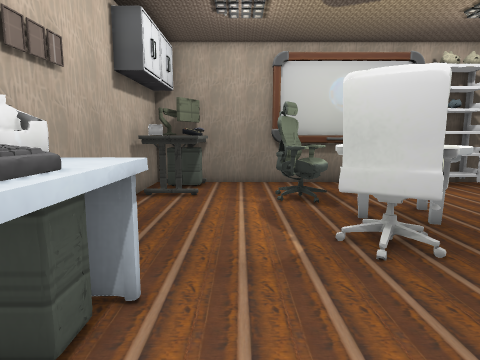
[1] (above)

16 first-person views from a walk through a 3-D level made in the Godot game engine. The camera is 1.3 m above the floor, tilts 8° down and sees 75° across. The floor is counted in squares, 0.5 m on a side. Each view is taken from the middle of a square. On the plan, view 1 faces up. The plan holds only what a view shows up to about 20 squares ahead; the rest is blank. Some surface patterns are stand-ins.

[2]
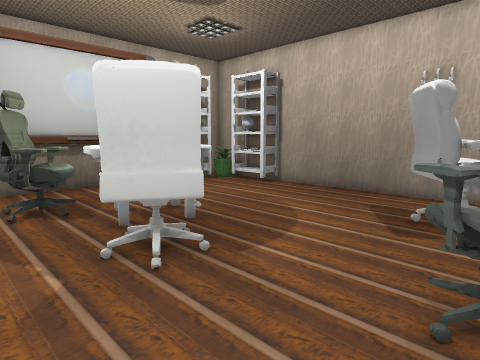

[3]
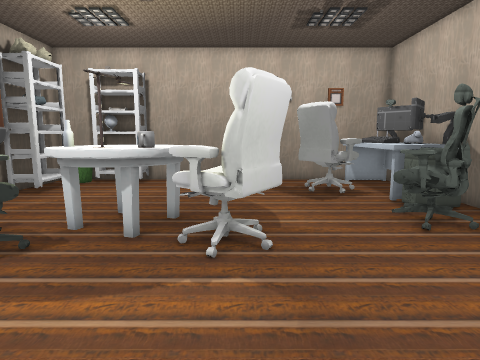

[4]
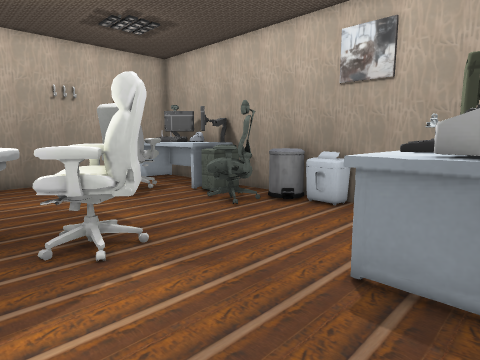

[5]
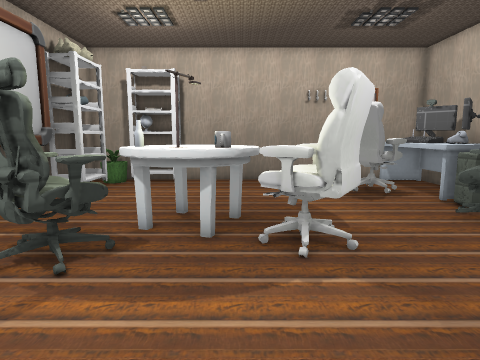

[6]
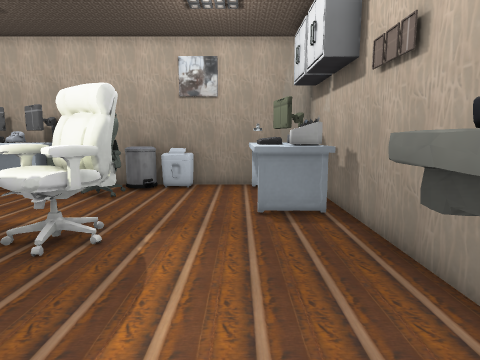

[7]
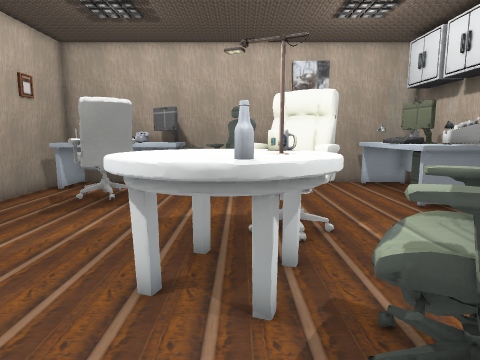

[8]
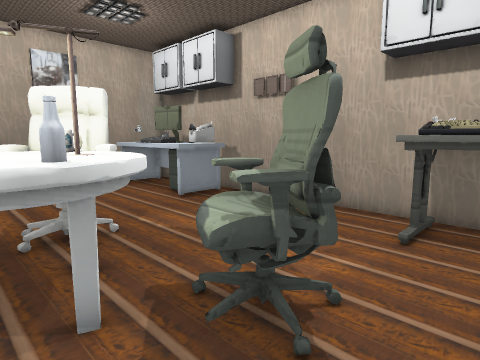

[9]
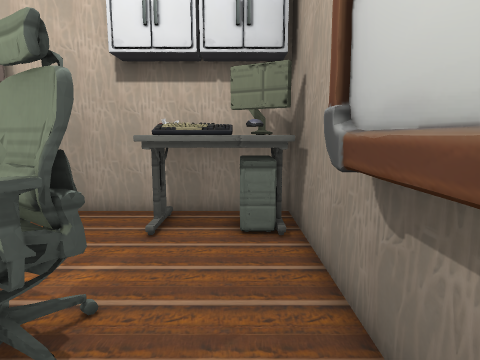

[10]
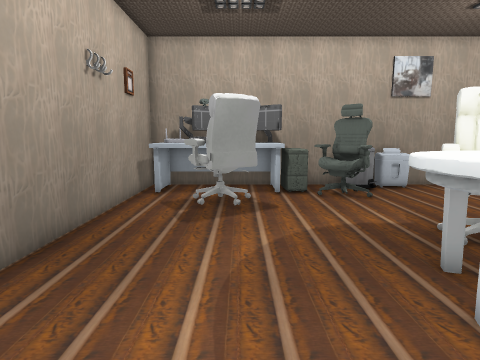

[11]
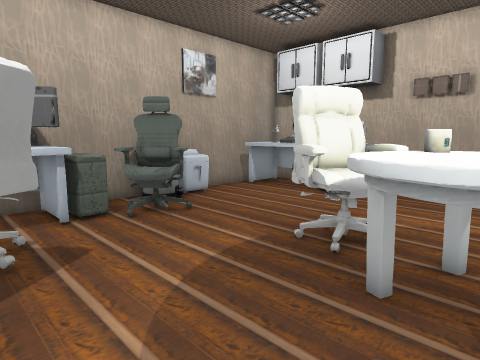

[12]
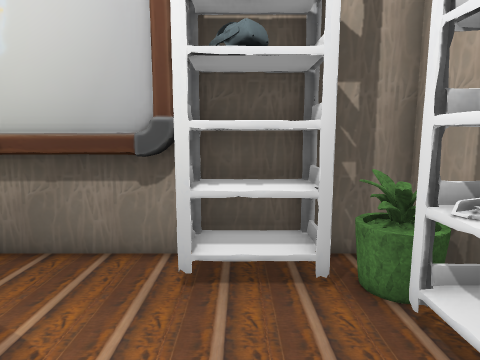

[13]
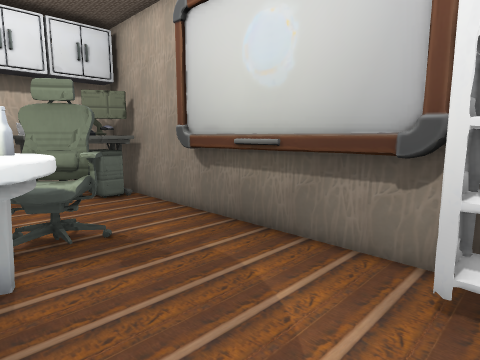

[14]
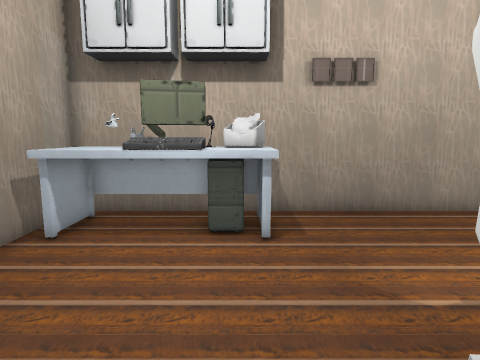

[15]
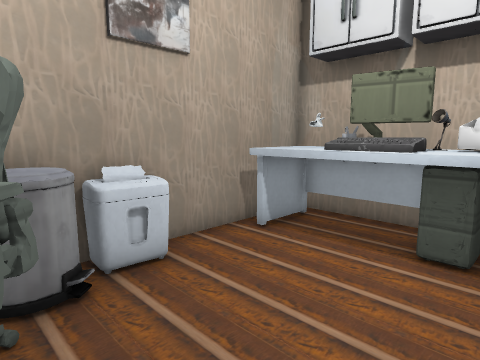

[16]
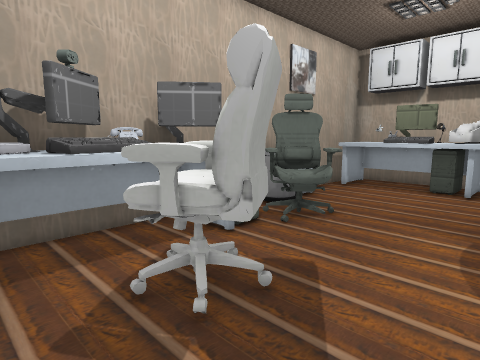

### Floor plan
Points are (right, up) in squares from view 1. A wall is a line through its corners. A room is listed if a view was taken in it or the views show most of it. See-through windows are left out.
Room 1 (views 1, 2, 3, 4, 5, 6, 7, 8, 9, 10, 11, 12, 13, 14, 15, 16)
walls: (-1.7, 2.6) (-1.7, 1.5); (-1.7, 2.5) (-1.8, 1.6); (10.4, 0.5) (12.2, 0.9) (12.3, 0.1); (7.1, 17.1) (1.8, 17.1); (2.8, 17.2) (2, 17.1); (9.6, 17.1) (9.3, 17.1) (8.9, 17.2); (9.6, 17.1) (8.8, 17.1); (9.7, 17.3) (1.8, 17.3); (9.6, 17.7) (-4.7, 17.7) (-4.7, -1.7) (14.7, -1.7) (14.7, 17.7) (9.8, 17.7)
objects: desk (-4, -1) to (-1, 5); cabinet (-4, 2); lamp (-4, 3) to (-3, 3); desk (-4, 13) to (-2, 13); rack (-4, 14) to (-3, 14); desk (-4, 17) to (-2, 17); keyboard (-3, 14) to (-2, 16); other object (1, -1) to (2, -1); chair (2, 6) to (5, 9); chair (2, 12) to (4, 14); bin (3, -1) to (5, 0); table (3, 9) to (7, 12); chair (4, 0) to (7, 2); mug (4, 9); lamp (4, 10) to (4, 11); bottle (5, 12); other object (7, -1) to (7, 0); desk (8, -1) to (11, 1); chair (9, 2) to (12, 4); desk (10, -1) to (11, -1); bookshelf (10, 16) to (12, 17); desk (12, -1) to (14, 1); bookshelf (13, 13) to (14, 15); pot (13, 15) to (14, 17)

Where each view was taken, in squares from view 1:
view 1: 0 up, 0 right, facing up
view 2: 1 up, 0 right, facing up-right
view 3: 7 up, 4 left, facing right
view 4: 10 up, 4 left, facing down-right
view 5: 9 up, 4 left, facing right
view 6: 15 up, 1 left, facing down
view 7: 16 up, 5 right, facing down
view 8: 16 up, 6 right, facing down-left
view 9: 16 up, 6 right, facing left
view 10: 15 up, 10 right, facing down
view 11: 11 up, 11 right, facing down-left
view 12: 11 up, 11 right, facing up
view 13: 11 up, 11 right, facing up-left
view 14: 4 up, 6 right, facing left
view 15: 5 up, 5 right, facing down-left
view 16: 7 up, 14 right, facing down-left
